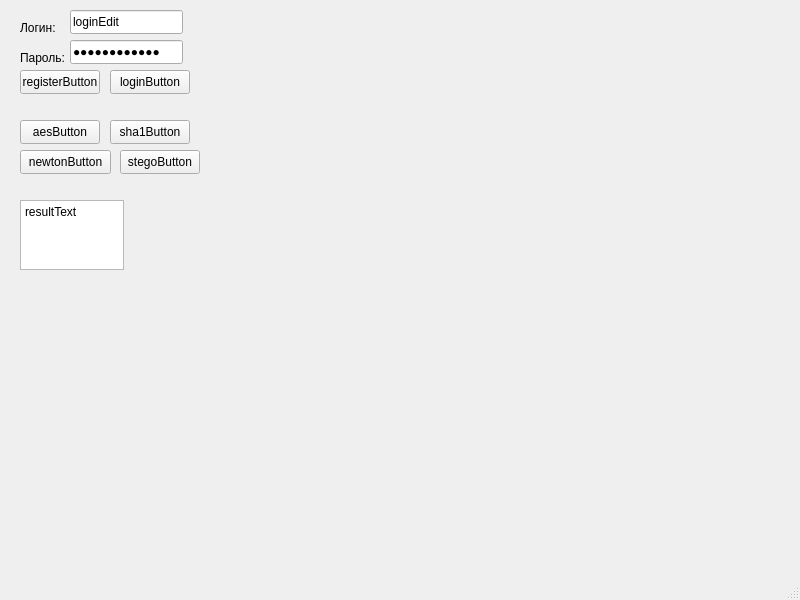
<?xml version="1.0" encoding="UTF-8"?>
<ui version="4.0">
 <class>MainWindow</class>
 <widget class="QMainWindow" name="MainWindow">
  <property name="geometry">
   <rect>
    <x>0</x>
    <y>0</y>
    <width>800</width>
    <height>600</height>
   </rect>
  </property>
  <property name="windowTitle">
   <string>MainWindow</string>
  </property>
  <widget class="QWidget" name="centralwidget">
   <widget class="QLineEdit" name="loginEdit">
    <property name="geometry">
     <rect>
      <x>70</x>
      <y>10</y>
      <width>113</width>
      <height>24</height>
     </rect>
    </property>
    <property name="text">
     <string>loginEdit</string>
    </property>
   </widget>
   <widget class="QLineEdit" name="passwordEdit">
    <property name="geometry">
     <rect>
      <x>70</x>
      <y>40</y>
      <width>113</width>
      <height>24</height>
     </rect>
    </property>
    <property name="text">
     <string>passwordEdit</string>
    </property>
    <property name="echoMode">
     <enum>QLineEdit::EchoMode::Password</enum>
    </property>
   </widget>
   <widget class="QPushButton" name="registerButton">
    <property name="geometry">
     <rect>
      <x>20</x>
      <y>70</y>
      <width>80</width>
      <height>24</height>
     </rect>
    </property>
    <property name="text">
     <string>registerButton</string>
    </property>
   </widget>
   <widget class="QPushButton" name="loginButton">
    <property name="geometry">
     <rect>
      <x>110</x>
      <y>70</y>
      <width>80</width>
      <height>24</height>
     </rect>
    </property>
    <property name="text">
     <string>loginButton</string>
    </property>
   </widget>
   <widget class="QPushButton" name="aesButton">
    <property name="geometry">
     <rect>
      <x>20</x>
      <y>120</y>
      <width>80</width>
      <height>24</height>
     </rect>
    </property>
    <property name="text">
     <string>aesButton</string>
    </property>
   </widget>
   <widget class="QPushButton" name="sha1Button">
    <property name="geometry">
     <rect>
      <x>110</x>
      <y>120</y>
      <width>80</width>
      <height>24</height>
     </rect>
    </property>
    <property name="text">
     <string>sha1Button</string>
    </property>
   </widget>
   <widget class="QPushButton" name="stegoButton">
    <property name="geometry">
     <rect>
      <x>120</x>
      <y>150</y>
      <width>80</width>
      <height>24</height>
     </rect>
    </property>
    <property name="text">
     <string>stegoButton</string>
    </property>
   </widget>
   <widget class="QPushButton" name="newtonButton">
    <property name="geometry">
     <rect>
      <x>20</x>
      <y>150</y>
      <width>91</width>
      <height>24</height>
     </rect>
    </property>
    <property name="text">
     <string>newtonButton</string>
    </property>
   </widget>
   <widget class="QTextEdit" name="resultText">
    <property name="geometry">
     <rect>
      <x>20</x>
      <y>200</y>
      <width>104</width>
      <height>70</height>
     </rect>
    </property>
    <property name="html">
     <string>&lt;!DOCTYPE HTML PUBLIC &quot;-//W3C//DTD HTML 4.0//EN&quot; &quot;http://www.w3.org/TR/REC-html40/strict.dtd&quot;&gt;
&lt;html&gt;&lt;head&gt;&lt;meta name=&quot;qrichtext&quot; content=&quot;1&quot; /&gt;&lt;meta charset=&quot;utf-8&quot; /&gt;&lt;style type=&quot;text/css&quot;&gt;
p, li { white-space: pre-wrap; }
hr { height: 1px; border-width: 0; }
li.unchecked::marker { content: &quot;\2610&quot;; }
li.checked::marker { content: &quot;\2612&quot;; }
&lt;/style&gt;&lt;/head&gt;&lt;body style=&quot; font-family:'Segoe UI'; font-size:9pt; font-weight:400; font-style:normal;&quot;&gt;
&lt;p style=&quot; margin-top:0px; margin-bottom:0px; margin-left:0px; margin-right:0px; -qt-block-indent:0; text-indent:0px;&quot;&gt;resultText&lt;/p&gt;&lt;/body&gt;&lt;/html&gt;</string>
    </property>
   </widget>
   <widget class="QLabel" name="labelLogin">
    <property name="geometry">
     <rect>
      <x>20</x>
      <y>20</y>
      <width>49</width>
      <height>16</height>
     </rect>
    </property>
    <property name="text">
     <string>Логин:</string>
    </property>
   </widget>
   <widget class="QLabel" name="labelPassword">
    <property name="geometry">
     <rect>
      <x>20</x>
      <y>50</y>
      <width>49</width>
      <height>16</height>
     </rect>
    </property>
    <property name="text">
     <string>Пароль:</string>
    </property>
   </widget>
  </widget>
  <widget class="QMenuBar" name="menubar">
   <property name="geometry">
    <rect>
     <x>0</x>
     <y>0</y>
     <width>800</width>
     <height>21</height>
    </rect>
   </property>
  </widget>
  <widget class="QStatusBar" name="statusbar"/>
 </widget>
 <resources/>
 <connections/>
</ui>
